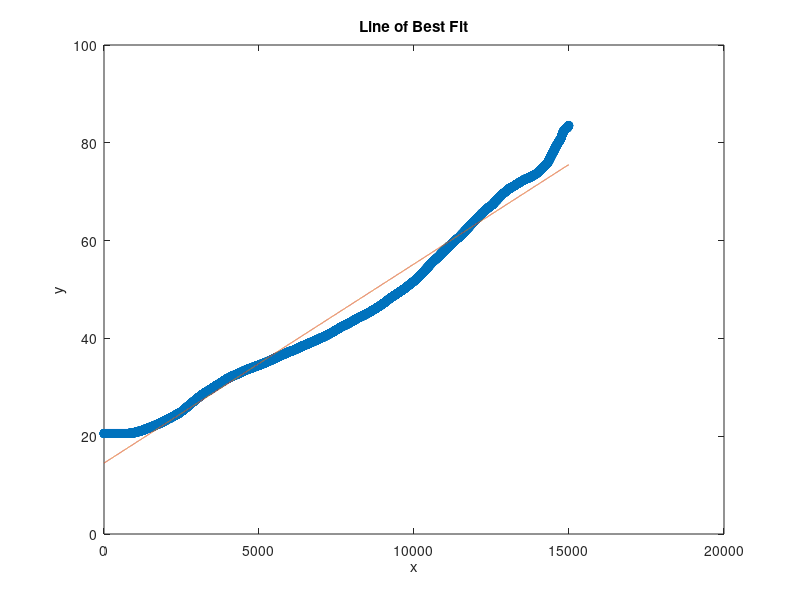

MATLAB code for this plot:
% Load the data from the CSV file
data = csvread('EnduranceVelocityTrace.csv');

% Extract the second column of data
y = data(:,2);

% Sort the data in ascending order
y = sort(y);

% Define the independent variable x
x = 1:length(y);

% Fit a line of best fit to the data
p = polyfit(x, y, 1);

% Plot the data and the line of best fit
figure;
plot(x, y, 'o', x, polyval(p, x), '-');
xlabel('x');
ylabel('y');
title('Line of Best Fit');

% Calculate the area under the curve from 0 to 14990 using the trapezoidal method
x_limits = [0, 14990];
x_index = x_limits(1) <= x & x <= x_limits(2);
area = trapz(x(x_index), y(x_index));
disp(['The area under the curve from 0 to 14990 is: ', num2str(area)]);
